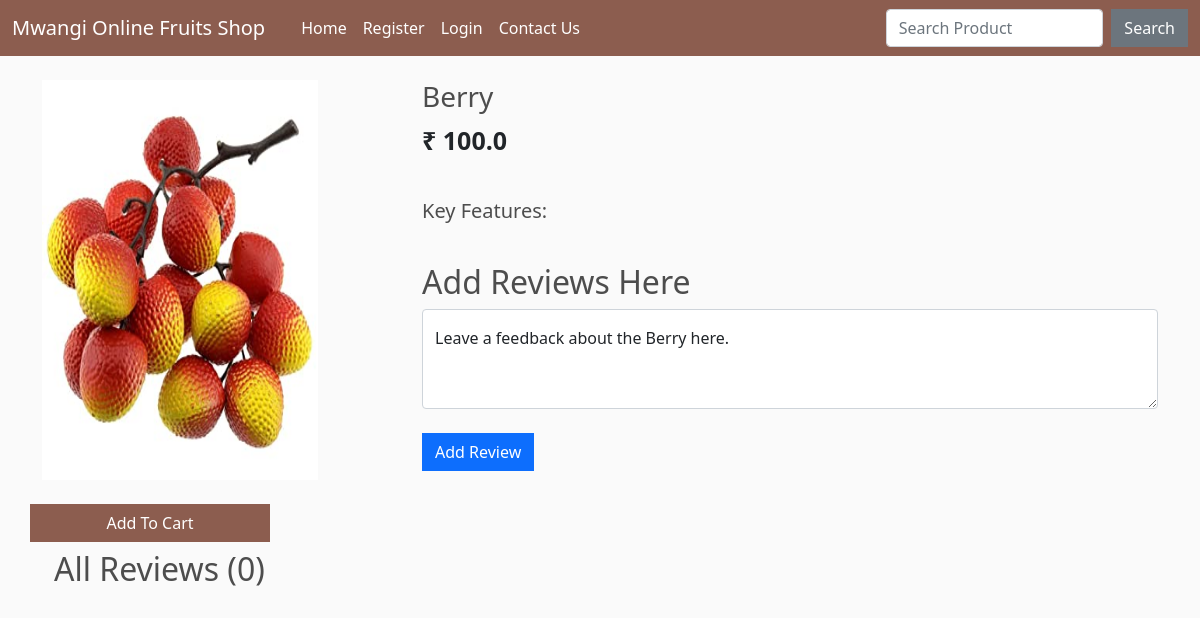
The page /product_view/3/ on the database its author committed.
### shop/models.py (models this page shows, shortened)
class Product(models.Model):
    name = models.CharField(max_length=100)
    price = models.FloatField()
    image = models.ImageField(upload_to="", default="")

### shop/views.py (the view)
# urls.py: path("product_view/<int:myid>/", views.product_view, name="product_view"),
def product_view(request, myid):
    product = Product.objects.filter(id=myid).first()
    feature = Feature.objects.filter(product=product)
    reviews = Review.objects.filter(product=product)
    data = cartData(request)
    items = data['items']
    order = data['order']
    cartItems = data['cartItems']
    if request.method=="POST":
        content = request.POST['content']
        review = Review(customer=customer, content=content, product=product)
        review.save()
        return redirect(f"/product_view/{product.id}")
    return render(request, "product_view.html", {'product':product, 'cartItems':cartItems, 'feature':feature, 'reviews':reviews})

### shop/inherit.py (called while the page is built)
def cartData(request):
    if request.user.is_authenticated:
        customer = request.user.customer
        order, created = Order.objects.get_or_create(customer=customer, complete=False)
        items = order.orderitem_set.all()
        cartItems = order.get_cart_items
    else:
        items = []
        order = {'get_cart_total':0, 'get_cart_items':0}
        cartItems = order['get_cart_items']
    return {'cartItems':cartItems, 'items':items, 'order':order}

### shop/templates/product_view.html (shortened to what this page needs)
{% extends 'base.html' %}
{% load static %}
{% block body %}
{% load humanize %}
<div class="container mt-4">
    <div class="row">
    <div class="col-md-4">
    <div class="row">
<img src="/media/{{product.image}}" alt="" style="width: 300px; height: 400px;">
    </div>
    <br>
    <div class="row">
        <button data-product="{{product.id}}" data-action="add" class="btn add-btn update-cart"
        style="background-color: #8c5d4f; color: white; width: 15rem;">Add To Cart</button>    </div>
</div>
<div class="col-md-8">
    <h3>{{product.name}}</h3>
    <p style="font-size: 25px;"><b>₹ {{product.price}}</b></p>
    <br>
    <h5>Key Features:</h5>
    <br>
      <h2>Add Reviews Here</h2>
      <form method="POST" action="/product_view/{{product.id}}/"> {% csrf_token %}
            <div class="form-floating">
                  <textarea class="form-control" placeholder="Leave a comment here" id="floatingTextarea2"
                        style="height: 100px" id="content" name="content"></textarea>
                  <label for="floatingTextarea2">Leave a feedback about the {{product.name}} here.</label>
                  <br>
                  <button type="submit" class="btn btn-primary">Add Review</button>
            </div>
      </form>
</div>
</div>
<div class="container mt-2">
          <h2>All Reviews ({{reviews.count}})</h2>
    </div>
</div>
{% endblock %}

### shop/templates/base.html (style rules this page uses)
body { background-color: hsl(0, 0%, 98%); }
h1, h2, h3, h4, h5, h6 { color: hsl(0, 0%, 30%); }
.btn { border-radius: 0; }

### rows shown on the page
Product: image (picture), name "Berry", price "100.0"

### other values the page prints
{{ reviews.count }} "0"
